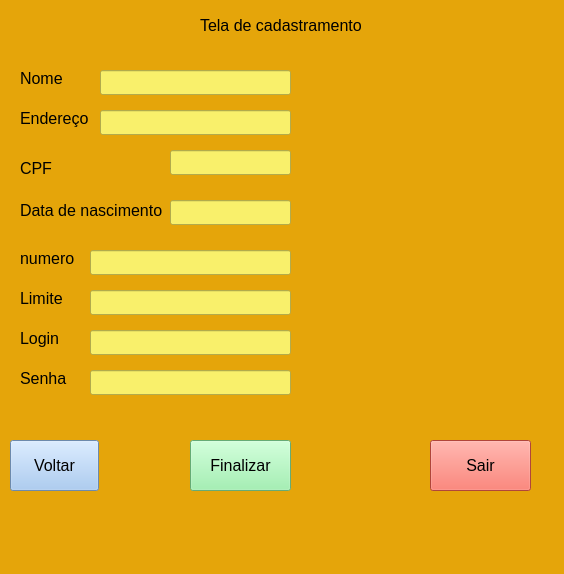
<?xml version="1.0" encoding="UTF-8"?>
<ui version="4.0">
 <class>MainWindow</class>
 <widget class="QMainWindow" name="MainWindow">
  <property name="geometry">
   <rect>
    <x>0</x>
    <y>0</y>
    <width>564</width>
    <height>574</height>
   </rect>
  </property>
  <property name="font">
   <font>
    <pointsize>12</pointsize>
   </font>
  </property>
  <property name="windowTitle">
   <string>MainWindow</string>
  </property>
  <property name="styleSheet">
   <string notr="true">background-color: rgb(229, 165, 10);</string>
  </property>
  <widget class="QWidget" name="centralwidget">
   <widget class="QLabel" name="label">
    <property name="geometry">
     <rect>
      <x>200</x>
      <y>10</y>
      <width>181</width>
      <height>31</height>
     </rect>
    </property>
    <property name="font">
     <font>
      <pointsize>12</pointsize>
      <italic>false</italic>
      <kerning>true</kerning>
     </font>
    </property>
    <property name="text">
     <string>Tela de cadastramento</string>
    </property>
   </widget>
   <widget class="QLabel" name="label_2">
    <property name="geometry">
     <rect>
      <x>20</x>
      <y>70</y>
      <width>67</width>
      <height>17</height>
     </rect>
    </property>
    <property name="font">
     <font>
      <pointsize>12</pointsize>
     </font>
    </property>
    <property name="text">
     <string>Nome</string>
    </property>
   </widget>
   <widget class="QLabel" name="label_3">
    <property name="geometry">
     <rect>
      <x>20</x>
      <y>110</y>
      <width>81</width>
      <height>17</height>
     </rect>
    </property>
    <property name="font">
     <font>
      <pointsize>12</pointsize>
     </font>
    </property>
    <property name="text">
     <string>Endereço</string>
    </property>
   </widget>
   <widget class="QLabel" name="label_4">
    <property name="geometry">
     <rect>
      <x>20</x>
      <y>160</y>
      <width>67</width>
      <height>17</height>
     </rect>
    </property>
    <property name="font">
     <font>
      <pointsize>12</pointsize>
     </font>
    </property>
    <property name="text">
     <string>CPF</string>
    </property>
   </widget>
   <widget class="QLabel" name="label_5">
    <property name="geometry">
     <rect>
      <x>20</x>
      <y>200</y>
      <width>151</width>
      <height>21</height>
     </rect>
    </property>
    <property name="font">
     <font>
      <pointsize>12</pointsize>
     </font>
    </property>
    <property name="text">
     <string>Data de nascimento</string>
    </property>
   </widget>
   <widget class="QLineEdit" name="lineEdit">
    <property name="geometry">
     <rect>
      <x>100</x>
      <y>70</y>
      <width>191</width>
      <height>25</height>
     </rect>
    </property>
    <property name="font">
     <font>
      <pointsize>12</pointsize>
     </font>
    </property>
    <property name="styleSheet">
     <string notr="true">background-color: rgb(249, 240, 107);</string>
    </property>
   </widget>
   <widget class="QLineEdit" name="lineEdit_2">
    <property name="geometry">
     <rect>
      <x>100</x>
      <y>110</y>
      <width>191</width>
      <height>25</height>
     </rect>
    </property>
    <property name="font">
     <font>
      <pointsize>12</pointsize>
     </font>
    </property>
    <property name="styleSheet">
     <string notr="true">background-color: rgb(249, 240, 107);</string>
    </property>
   </widget>
   <widget class="QLineEdit" name="lineEdit_3">
    <property name="geometry">
     <rect>
      <x>170</x>
      <y>150</y>
      <width>121</width>
      <height>25</height>
     </rect>
    </property>
    <property name="font">
     <font>
      <pointsize>12</pointsize>
     </font>
    </property>
    <property name="styleSheet">
     <string notr="true">background-color: rgb(249, 240, 107);</string>
    </property>
   </widget>
   <widget class="QLineEdit" name="lineEdit_4">
    <property name="geometry">
     <rect>
      <x>170</x>
      <y>200</y>
      <width>121</width>
      <height>25</height>
     </rect>
    </property>
    <property name="font">
     <font>
      <pointsize>12</pointsize>
     </font>
    </property>
    <property name="styleSheet">
     <string notr="true">background-color: rgb(249, 240, 107);</string>
    </property>
   </widget>
   <widget class="QPushButton" name="pushButton">
    <property name="geometry">
     <rect>
      <x>190</x>
      <y>440</y>
      <width>101</width>
      <height>51</height>
     </rect>
    </property>
    <property name="font">
     <font>
      <pointsize>12</pointsize>
     </font>
    </property>
    <property name="styleSheet">
     <string notr="true">background-color: rgb(249, 240, 107);
background-color: rgb(143, 240, 164);</string>
    </property>
    <property name="text">
     <string>Finalizar</string>
    </property>
   </widget>
   <widget class="QPushButton" name="pushButton_2">
    <property name="geometry">
     <rect>
      <x>430</x>
      <y>440</y>
      <width>101</width>
      <height>51</height>
     </rect>
    </property>
    <property name="font">
     <font>
      <pointsize>12</pointsize>
     </font>
    </property>
    <property name="styleSheet">
     <string notr="true">background-color: rgb(246, 97, 81);</string>
    </property>
    <property name="text">
     <string>Sair</string>
    </property>
   </widget>
   <widget class="QLabel" name="label_6">
    <property name="geometry">
     <rect>
      <x>20</x>
      <y>250</y>
      <width>67</width>
      <height>17</height>
     </rect>
    </property>
    <property name="font">
     <font>
      <pointsize>12</pointsize>
     </font>
    </property>
    <property name="text">
     <string>numero</string>
    </property>
   </widget>
   <widget class="QLabel" name="label_7">
    <property name="geometry">
     <rect>
      <x>20</x>
      <y>290</y>
      <width>67</width>
      <height>17</height>
     </rect>
    </property>
    <property name="font">
     <font>
      <pointsize>12</pointsize>
     </font>
    </property>
    <property name="text">
     <string>Limite</string>
    </property>
   </widget>
   <widget class="QLineEdit" name="lineEdit_5">
    <property name="geometry">
     <rect>
      <x>90</x>
      <y>250</y>
      <width>201</width>
      <height>25</height>
     </rect>
    </property>
    <property name="font">
     <font>
      <pointsize>12</pointsize>
     </font>
    </property>
    <property name="styleSheet">
     <string notr="true">background-color: rgb(249, 240, 107);</string>
    </property>
   </widget>
   <widget class="QLineEdit" name="lineEdit_6">
    <property name="geometry">
     <rect>
      <x>90</x>
      <y>290</y>
      <width>201</width>
      <height>25</height>
     </rect>
    </property>
    <property name="font">
     <font>
      <pointsize>12</pointsize>
     </font>
    </property>
    <property name="styleSheet">
     <string notr="true">background-color: rgb(249, 240, 107);</string>
    </property>
   </widget>
   <widget class="QLineEdit" name="lineEdit_7">
    <property name="geometry">
     <rect>
      <x>90</x>
      <y>330</y>
      <width>201</width>
      <height>25</height>
     </rect>
    </property>
    <property name="styleSheet">
     <string notr="true">background-color: rgb(249, 240, 107);</string>
    </property>
   </widget>
   <widget class="QLineEdit" name="lineEdit_8">
    <property name="geometry">
     <rect>
      <x>90</x>
      <y>370</y>
      <width>201</width>
      <height>25</height>
     </rect>
    </property>
    <property name="styleSheet">
     <string notr="true">background-color: rgb(249, 240, 107);</string>
    </property>
   </widget>
   <widget class="QLabel" name="label_8">
    <property name="geometry">
     <rect>
      <x>20</x>
      <y>330</y>
      <width>67</width>
      <height>17</height>
     </rect>
    </property>
    <property name="font">
     <font>
      <pointsize>12</pointsize>
     </font>
    </property>
    <property name="text">
     <string>Login</string>
    </property>
   </widget>
   <widget class="QLabel" name="label_9">
    <property name="geometry">
     <rect>
      <x>20</x>
      <y>370</y>
      <width>67</width>
      <height>17</height>
     </rect>
    </property>
    <property name="font">
     <font>
      <pointsize>12</pointsize>
     </font>
    </property>
    <property name="text">
     <string>Senha</string>
    </property>
   </widget>
   <widget class="QPushButton" name="pushButton_3">
    <property name="geometry">
     <rect>
      <x>10</x>
      <y>440</y>
      <width>89</width>
      <height>51</height>
     </rect>
    </property>
    <property name="font">
     <font>
      <pointsize>12</pointsize>
     </font>
    </property>
    <property name="styleSheet">
     <string notr="true">background-color: rgb(153, 193, 241);</string>
    </property>
    <property name="text">
     <string>Voltar</string>
    </property>
   </widget>
   <widget class="QLabel" name="label_10">
    <property name="geometry">
     <rect>
      <x>310</x>
      <y>100</y>
      <width>231</width>
      <height>121</height>
     </rect>
    </property>
    <property name="font">
     <font>
      <pointsize>12</pointsize>
     </font>
    </property>
    <property name="text">
     <string/>
    </property>
   </widget>
  </widget>
  <widget class="QMenuBar" name="menubar">
   <property name="geometry">
    <rect>
     <x>0</x>
     <y>0</y>
     <width>564</width>
     <height>22</height>
    </rect>
   </property>
  </widget>
  <widget class="QStatusBar" name="statusbar"/>
 </widget>
 <resources/>
 <connections/>
</ui>
